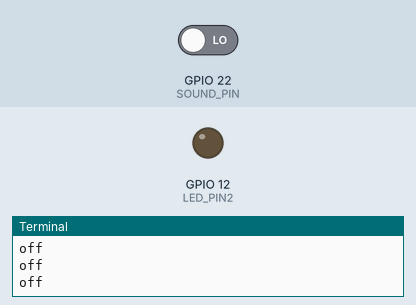
This program was run on a simulated Raspberry Pi (BCM pin numbers). Parts: output pins drawn as LEDs (lit = HIGH), the last lines printed to the terminal. The test bench sets the inputs (shaded band); at power-on: GPIO 22 (SOUND_PIN) LOW.

Above: at 1.2 s.
1.3 s: GPIO 22 (SOUND_PIN) driven HIGH
At 2.4 s:
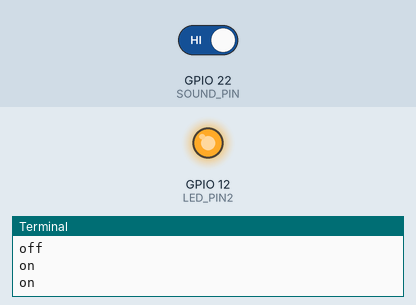
3.0 s: GPIO 22 (SOUND_PIN) driven LOW
At 3.6 s:
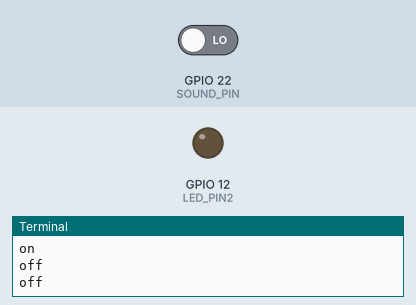
Timing chart, 0 to 6.0 s (numbered marks = the images above; inputs shaded):
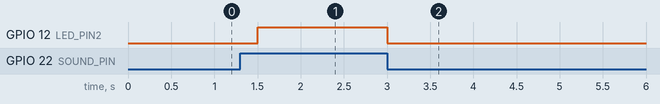

The program:

sound.py
```python
import RPi.GPIO as GPIO
import time

LED_PIN2 = 12
SOUND_PIN = 22
GPIO.setmode(GPIO.BCM)
GPIO.setup(SOUND_PIN, GPIO.IN)
GPIO.setup(LED_PIN2, GPIO.OUT)


try:
    while True:
        if GPIO.input(SOUND_PIN) == True:
            GPIO.output(LED_PIN2, True)
            print("on")
            time.sleep(0.5)
        else:
            GPIO.output(LED_PIN2, False)
            print("off")
            time.sleep(0.5)

finally:
    GPIO.cleanup()
    print("Exit")
```

Measured:
- after the input at 1.3 s, GPIO 12 (LED_PIN2): LOW → HIGH after 0.20 s
- after the input at 3.0 s, GPIO 12 (LED_PIN2): HIGH → LOW at once
